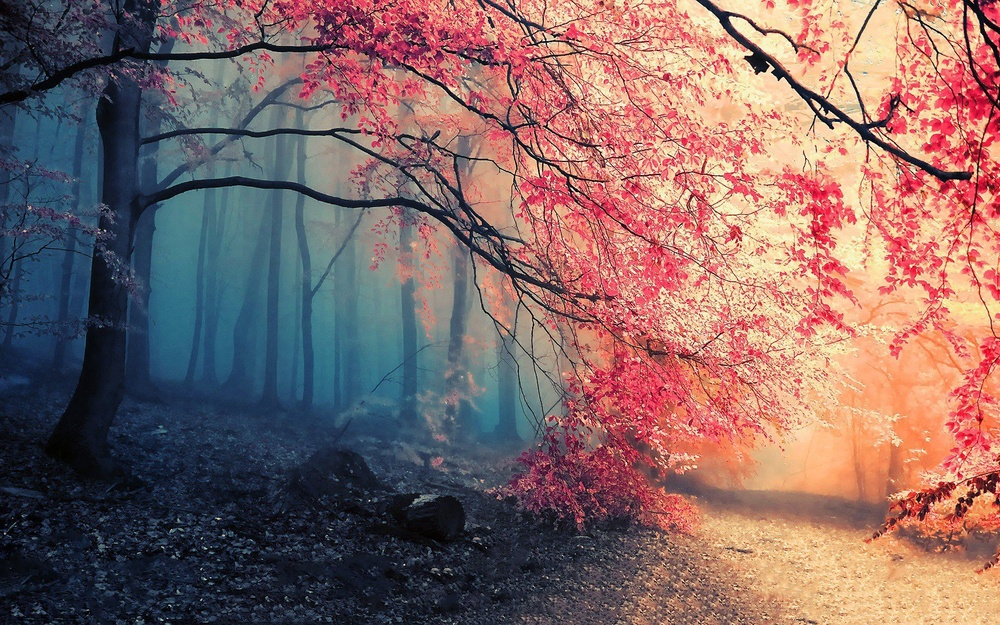
#> input picture test/gpu_test/sample_image.jpg, 1000 x 625 px, shrunk from 1920 x 1200 before the run, given in place of the camera
$ python color_picker.py
#> lines starting #> are read from the running program, lines starting #| are printed output that depends on the picture; after the words box and inside, x2 and y2 are one past the last pixel; in counts of white or black regions, pixels touching at a corner belong together
### test/common.py
#!/usr/bin/env python

'''
This module contains some common routines used by other samples.
'''

# Python 2/3 compatibility
from __future__ import print_function
import sys
PY3 = sys.version_info[0] == 3

if PY3:
    from functools import reduce

import numpy as np
import cv2 as cv

# built-in modules
import os
import itertools as it
from contextlib import contextmanager

image_extensions = ['.bmp', '.jpg', '.jpeg', '.png', '.tif', '.tiff', '.pbm', '.pgm', '.ppm']

class Bunch(object):
    def __init__(self, **kw):
        self.__dict__.update(kw)
    def __str__(self):
        return str(self.__dict__)

# [4 lines left out: function splitfn, not called in this run]

def anorm2(a):
    return (a*a).sum(-1)
def anorm(a):
    return np.sqrt( anorm2(a) )

# [44 lines left out: functions homotrans, to_rect, rect2rect_mtx, lookat, mtx2rvec, draw_str, not called in this run]

class Sketcher:
    def __init__(self, windowname, dests, colors_func):
        self.prev_pt = None
        self.windowname = windowname
        self.dests = dests
        self.colors_func = colors_func
        self.dirty = False
        self.show()
        cv.setMouseCallback(self.windowname, self.on_mouse)

    def show(self):
        cv.imshow(self.windowname, self.dests[0])

    # [13 lines left out: function on_mouse, not called in this run]


# palette data from matplotlib/_cm.py
_jet_data =   {'red':   ((0., 0, 0), (0.35, 0, 0), (0.66, 1, 1), (0.89,1, 1),
                         (1, 0.5, 0.5)),
               'green': ((0., 0, 0), (0.125,0, 0), (0.375,1, 1), (0.64,1, 1),
                         (0.91,0,0), (1, 0, 0)),
               'blue':  ((0., 0.5, 0.5), (0.11, 1, 1), (0.34, 1, 1), (0.65,0, 0),
                         (1, 0, 0))}

cmap_data = { 'jet' : _jet_data }

# [14 lines left out: function make_cmap, not called in this run]

def nothing(*arg, **kw):
    pass

def clock():
    return cv.getTickCount() / cv.getTickFrequency()

# [8 lines left out: function Timer, not called in this run]

class StatValue:
    def __init__(self, smooth_coef = 0.5):
        self.value = None
        self.smooth_coef = smooth_coef
    # [6 lines left out: function update, not called in this run]

class RectSelector:
    # [31 lines left out: functions __init__, onmouse, draw, not called in this run]
    @property
    def dragging(self):
        return self.drag_rect is not None


# [24 lines left out: functions grouper, mosaic, not called in this run]

def getsize(img):
    h, w = img.shape[:2]
    return w, h

def mdot(*args):
    return reduce(np.dot, args)

# [4 lines left out: function draw_keypoints, not called in this run]

### test/color_picker.py
#!/usr/bin/python

# USAGE
# python ball_tracking.py --video ball_tracking_example.mp4
# python ball_tracking.py
from __future__ import print_function

import matplotlib.pyplot as plt  # Import matplotlib functionality
import sys  # Enables the passing of arguments
from common import Sketcher

# import the necessary packages
from collections import deque
from imutils.video import VideoStream
import numpy as np
import argparse
import cv2
import imutils
import time

debug = True

# construct the argument parse and parse the arguments
ap = argparse.ArgumentParser()
ap.add_argument("-v", "--video",
    help="path to the (optional) video file")
ap.add_argument("-b", "--buffer", type=int, default=64,
    help="max buffer size")
args = vars(ap.parse_args())


# if a video path was not supplied, grab the reference
# to the webcam
if not args.get("video", False):
    vs = VideoStream(src=0).start()

# otherwise, grab a reference to the video file
else:
    vs = cv2.VideoCapture(args["video"])

# allow the camera or video file to warm up
time.sleep(2.0)

# keep looping
while True:
    # grab the current frame
    frame = vs.read()
#> frame is the input picture: shape (625, 1000, 3); mean B, G, R 101.7, 104, 132.6

    # handle the frame from VideoCapture or VideoStream
    frame = frame[1] if args.get("video", False) else frame

    # if we are viewing a video and we did not grab a frame,
    # then we have reached the end of the video
    if frame is None:
        print("No frame")
        break

    image_mark = frame.copy()
    sketch=Sketcher('Image',[image_mark],lambda:((255, 255, 255),255))
#> in __init__, `self.dests = dests`: self.dests = 1 item

    # Sketch a mask
    while True:
        ch = cv2.waitKey()
#> (key q is pressed here)
        if ch == 27: # ESC - exit
            break
        if ch == ord('r'): # r - mask the image
            break
        if ch == ord(' '): # SPACE - reset the inpainting mask
            image_mark[:] = frame
            sketch.show()

    # define range of white color in HSV
    lower_white = np.array([0,0,255])
    upper_white = np.array([255,255,255])

    # Create the mask
    mask = cv2.inRange(image_mark, lower_white, upper_white)
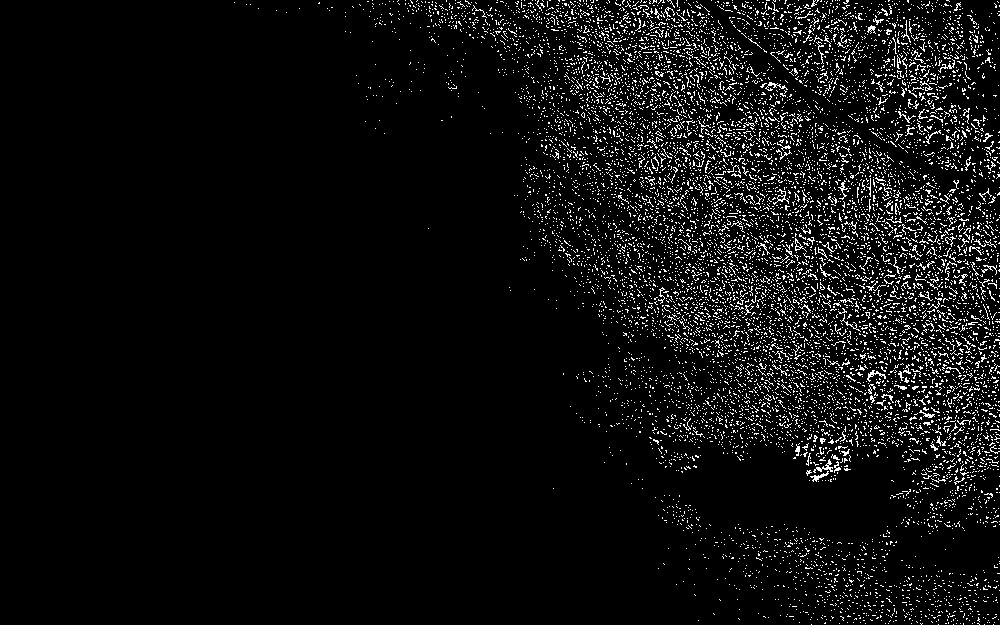
#> mask: shape (625, 1000); 5.6% white in thin lines or dots, all inside (x1, y1, x2, y2) = (234, 0, 1000, 625)

    # Create the inverted mask
    mask_inv = cv2.bitwise_not(mask)

    # Convert to grayscale image
    gray = cv2.cvtColor(frame, cv2.COLOR_BGR2GRAY)
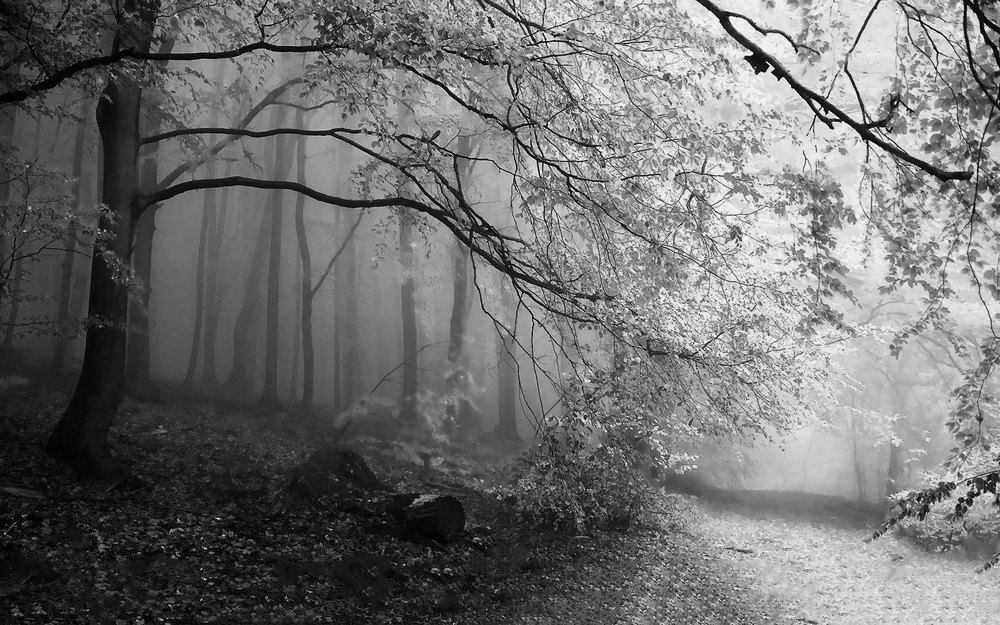
#> gray: shape (625, 1000); min 0, max 253, mean 112.3

    # Extract the dimensions of the original image
    rows, cols, channels = frame.shape
#> rows = 625; cols = 1000; channels = 3
    frame = frame[0:rows, 0:cols]

    # Bitwise-OR mask and original image
    colored_portion = cv2.bitwise_or(frame, frame, mask = mask)
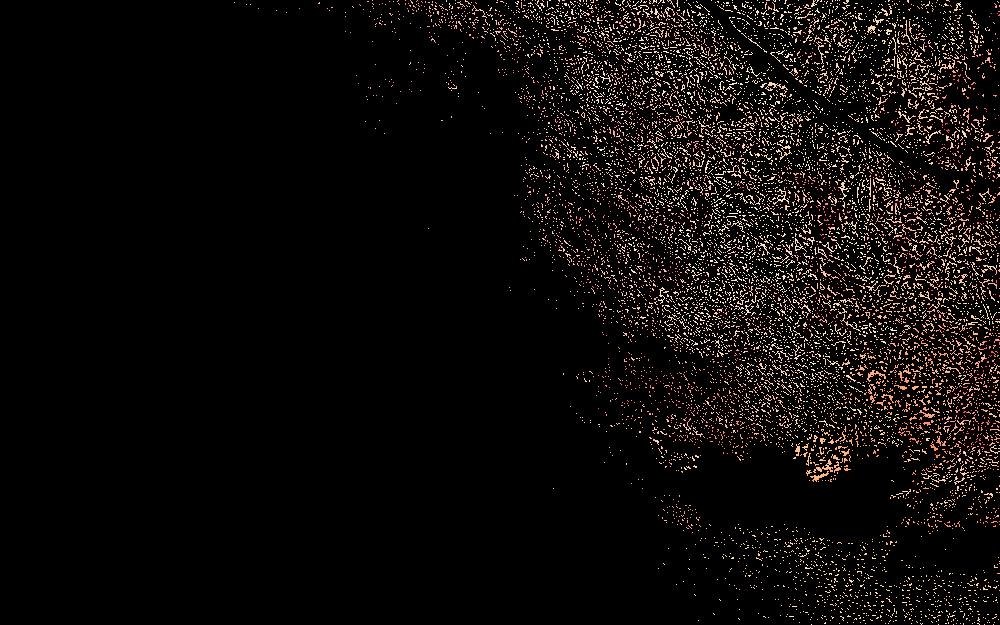
#> colored_portion: shape (625, 1000, 3); mean B, G, R 9.4, 11.1, 14.3
    colored_portion = colored_portion[0:rows, 0:cols]

    # Bitwise-OR inverse mask and grayscale image
    gray_portion = cv2.bitwise_or(gray, gray, mask = mask_inv)
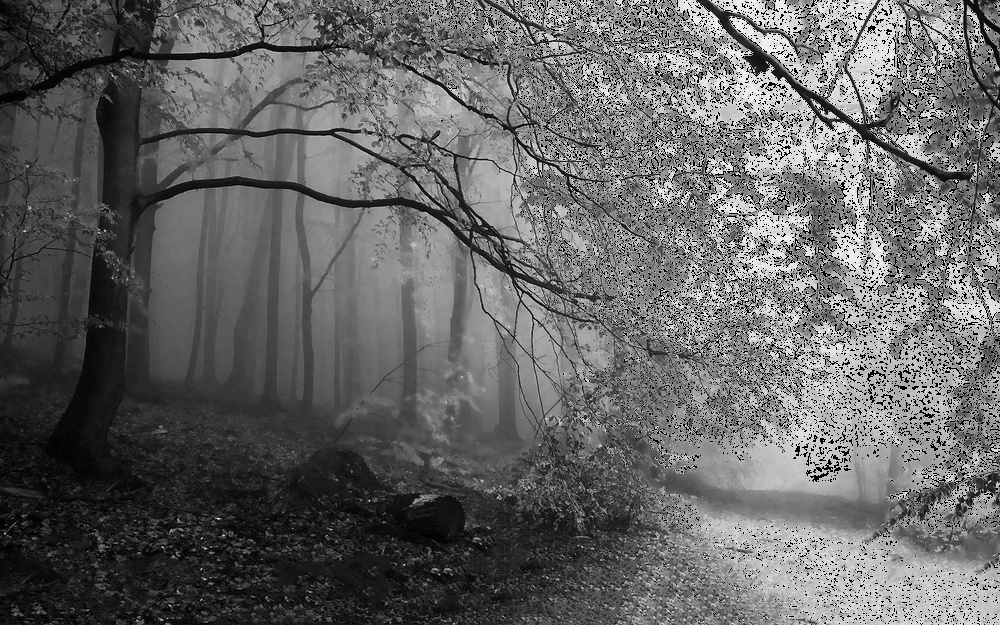
#> gray_portion: shape (625, 1000); min 0, max 251, mean 100.4
    gray_portion = np.stack((gray_portion,)*3, axis=-1)
#> gray_portion: shape (625, 1000, 3)

    # Combine the two images
    output = colored_portion + gray_portion
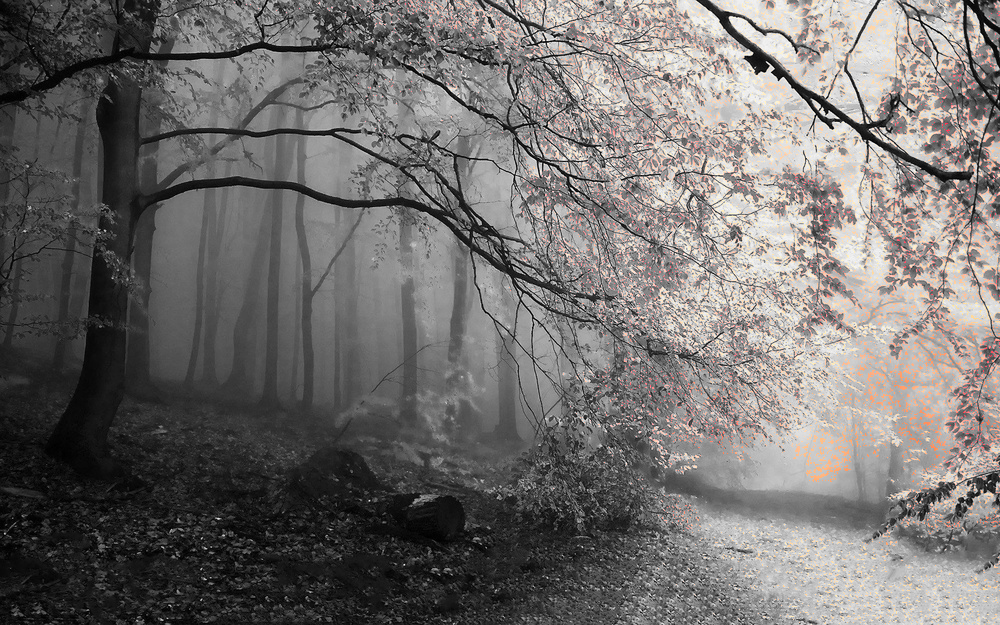
#> output: shape (625, 1000, 3); mean B, G, R 109.8, 111.5, 114.7

    # Create a table showing input image, mask, and output
    mask = np.stack((mask,)*3, axis=-1)
    table_of_images = np.concatenate((frame, mask, output), axis=1)
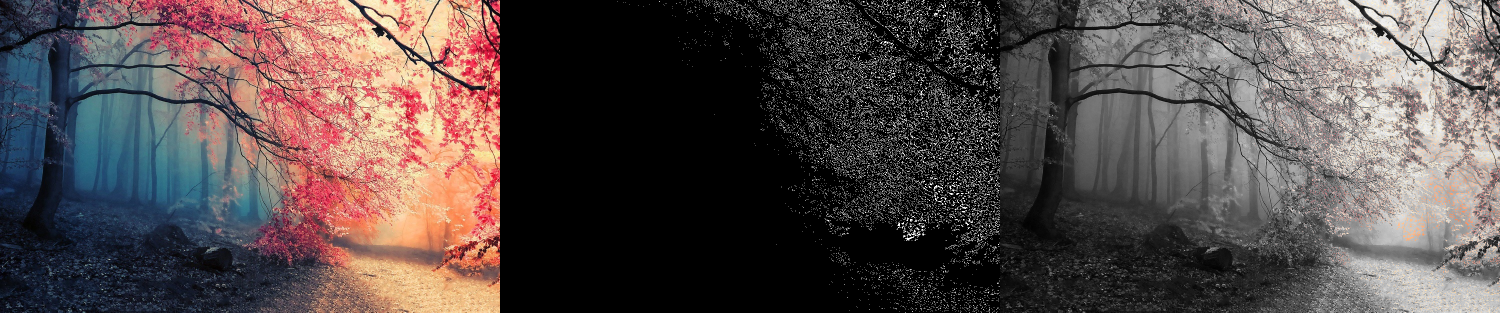
#> table_of_images: shape (625, 3000, 3) (shown at 1/2 size); mean B, G, R 75.3, 76.6, 87.2

    # [5 lines of commented-out code are left out]
    cv2.imshow('Table of Images', table_of_images)
    key = cv2.waitKey(0) # Wait for a keyboard event
#> (key q is pressed here)
    # if the 'q' key is pressed, stop the loop
    if key == ord("q"):
        break

# if we are not using a video file, stop the camera video stream
if not args.get("video", False):
    vs.stop()

# otherwise, release the camera
else:
    vs.release()

# close all windows
cv2.destroyAllWindows()
